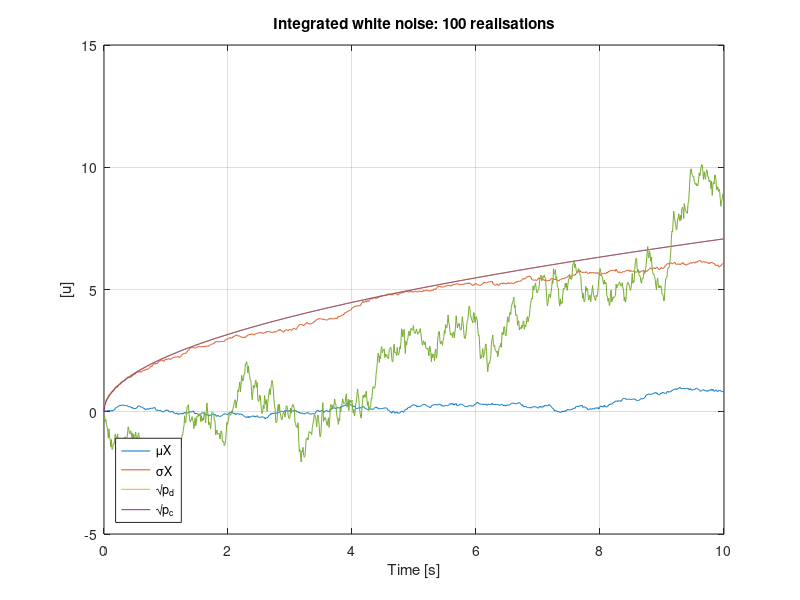

Write MATLAB code to recreate this figure.
function demo_brownian(dt)
%DEMO_BROWNIAN - demo Brownian motion
%
%  DEMO_BROWNIAN(T)
%
%   T - sampling period [s], default 0.01
%

if (nargin < 1), dt= 0.01; end

time= [0:999]'*dt;

%noise covariance [u^2]
qd= 0.05;

%discrete solution
%  x(k+1) = 1*x(k) + wd(k)
%  p(k+1) = p(k) + qd(k)

ud= sqrt(qd)*randn(length(time),100);
xd= cumsum(ud);
pd= cumsum(ones(size(time)))*qd;

%continuous case
%  pcdot = 0*pc + pc*0 + qc  -->  pc = qc*time
%

qc= qd/dt;
pc= qc*time;

lh=plot(time,[mean(xd,2) std(xd,[],2) sqrt(pd) sqrt(pc) xd(:,1)]);
grid on
xlabel('Time [s]')
ylabel('[u]')
title('Integrated white noise: 100 realisations')
legend({'\muX','\sigmaX','\surdp_d','\surdp_c'},'location','southwest')
